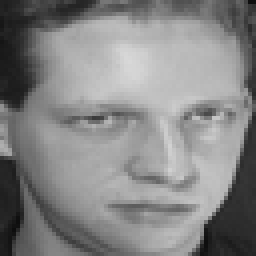
%> input picture Face_recognition/Dataset/1 (1).pgm, 64 x 64 px (shown 4 times larger)
$ octave --eval "main;"   (GNU Octave 9; MATLAB toolbox functions it lacks are replaced by stand-ins)
%> lines starting %> are read from the running program, lines starting %| are printed output that depends on the picture
function main()

I11=imread('1 (1).pgm');    %Subject_1
%> I11 is the input picture: size 64x64 uint8; min 13, max 216, mean 132.8
I12=imread('1 (2).pgm');
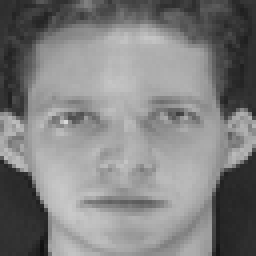
%> input picture Face_recognition/Dataset/1 (2).pgm, 64 x 64 px (shown 4 times larger)
%> I12 is the input picture: size 64x64 uint8; min 17, max 215, mean 128.3
I13=imread('1 (3).pgm');
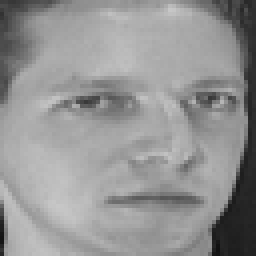
%> input picture Face_recognition/Dataset/1 (3).pgm, 64 x 64 px (shown 4 times larger)
%> I13 is the input picture: size 64x64 uint8; min 17, max 199, mean 148
I14=imread('1 (4).pgm');
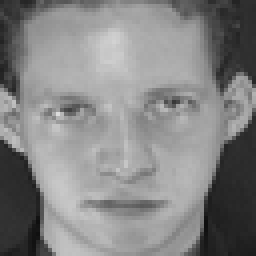
%> input picture Face_recognition/Dataset/1 (4).pgm, 64 x 64 px (shown 4 times larger)
%> I14 is the input picture: size 64x64 uint8; min 14, max 220, mean 132.6
I15=imread('1 (5).pgm');
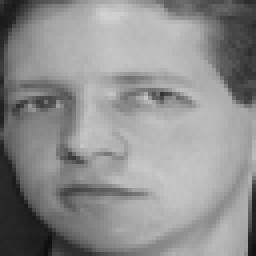
%> input picture Face_recognition/Dataset/1 (5).pgm, 64 x 64 px (shown 4 times larger)
%> I15 is the input picture: size 64x64 uint8; min 14, max 209, mean 142.1
%> (the run ends here)
